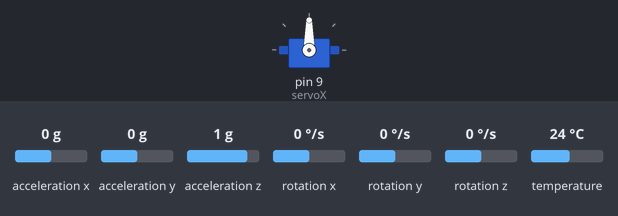
This sketch was run on a simulated Arduino Uno, built with avr-gcc and run on an emulated ATmega328P. On the bench: servo. The inputs (shaded band) are chosen by the test bench; at power-on: acceleration x 0 g, acceleration y 0 g, acceleration z 1 g, rotation x 0 °/s, rotation y 0 °/s, rotation z 0 °/s, temperature 24 °C. What the sketch prints to the serial monitor is not drawn.

Above: at 0.1 s.
At 1.1 s:
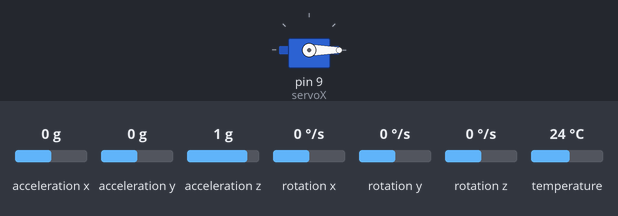
Timing chart, 0 to 2.6 s (numbered marks = the images above):
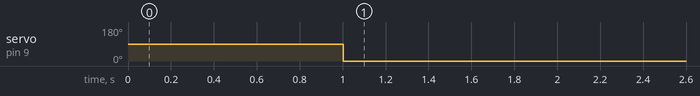

Measured:
- by itself, servo on pin 9 (servoX): 90° → 0° at 1.0 s

The sketch:

MPUBackup_1.1.ino
```cpp
#include <Wire.h>
#include <Adafruit_MPU6050.h>
#include <Adafruit_Sensor.h>
#include <Servo.h>
Servo servoX;
Servo servoY;
double posX = 0;
int posIntX = 0;
double posY = 0;
int posIntY = 0;
unsigned long previousMillis = 0;
unsigned long currentTime = 0;
float xError = 0;
float yError = 0;
double pi = 3.1415926535897932384626433832795;
bool dmpReady = false;  // set true if DMP init was successful
uint8_t mpuIntStatus;   // holds actual interrupt status byte from MPU
volatile bool mpuInterrupt = false;
void dmpDataReady() {
  mpuInterrupt = true;
}

Adafruit_MPU6050 mpu;


void setup(void){
  Wire.begin();
  Serial.begin(9600);


  servoX.attach(9);
  servoX.write(90);

  // Try to initialize!
  if (!mpu.begin()) {
    Serial.println("Failed to find MPU6050 chip");
    while (1) {
      delay(10);
    }
  }

  mpu.setAccelerometerRange(MPU6050_RANGE_8_G);
  mpu.setGyroRange(MPU6050_RANGE_500_DEG);
  mpu.setFilterBandwidth(MPU6050_BAND_21_HZ);

  delay(1000);

  currentTime = micros();
  float count;
  while(currentTime < 1000000){
    count += 1;
    sensors_event_t a, g, temp;
    mpu.getEvent(&a, &g, &temp);
    xError += g.gyro.x;
    currentTime = micros();
  }
  xError = (xError / count);
  Serial.println("Error:");
  Serial.println(xError);
}

void loop(){
  getGyroData();
  servoX.write(posX*(180.0/pi)+90);
  Serial.println(posX);
}

void getGyroData(){
  sensors_event_t a, g, temp;
  previousMillis = micros();
  mpu.getEvent(&a, &g, &temp);
  currentTime = micros();
  if (abs((g.gyro.x-xError)*((currentTime - previousMillis)/1000000.0))<0.001){
    return;
  }
  posX = posX + (g.gyro.x-xError)*((currentTime - previousMillis)/1000000.0);
}
```
